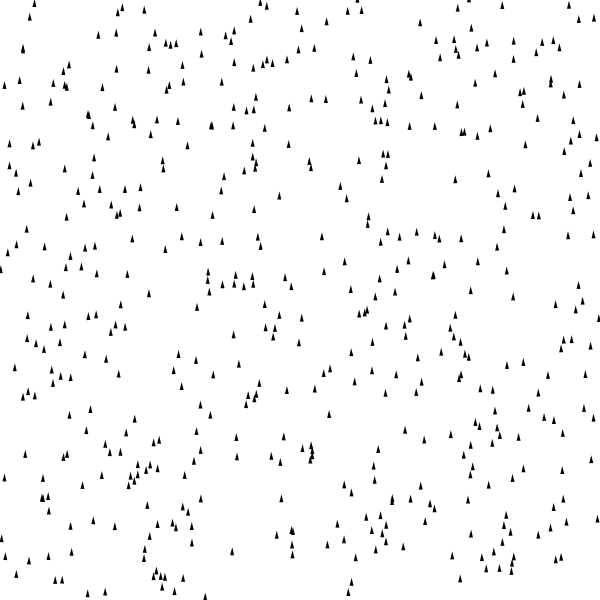
Frame 1 (no input)
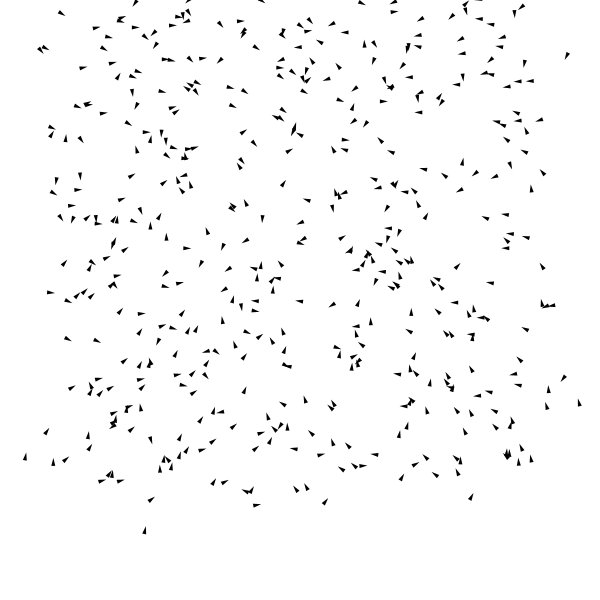
Frame 60 (the mouse pressed at the canvas centre just before this capture)
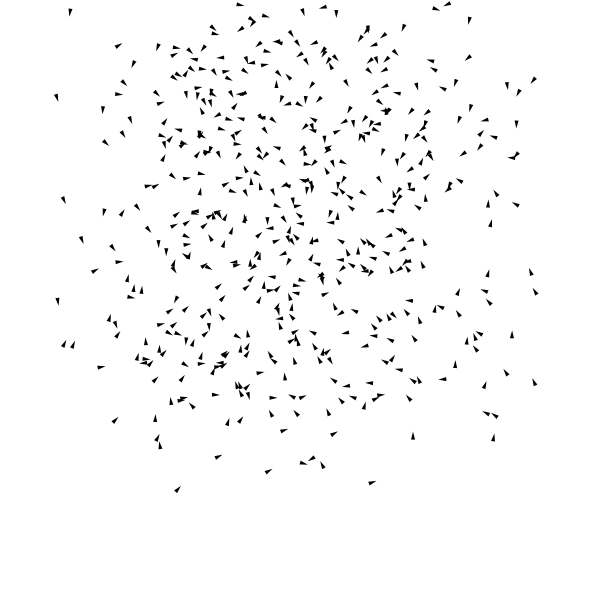
Frame 120 (the mouse held since frame 60 and released just before this capture)

The Processing sketch that drew these frames (run headless with seeded random() and noise(); from frame 60 on, the mouse is pressed at the canvas centre):

// Processing sketch: sketch_140_2
// ── sketch_140_2.pde
PVector attractor;
Vehicle[] vehicles;
int numOfVehicle = 500;

void setup() {
  size(600, 600);
  rectMode(CENTER);
  pixelDensity(2);
  noStroke();

  background(255);
  vehicles = new Vehicle[numOfVehicle];
  for (int i = 0; i< numOfVehicle; i+=1) {
    vehicles[i] = new Vehicle(random(width), random(height));
  }
  
}

void draw() {
  background(255);
  attractor = new PVector(width/2, height/2);
  //fill(255, 0, 0);
  //ellipse(attractor.x, attractor.y, 5, 5);


  for (int i = 0; i< numOfVehicle; i++) {
    if(i==0){
    vehicles[i].seek(attractor);
    } else {
     vehicles[i].seek(vehicles[i-1].location); 
    }
    vehicles[i].update();
    vehicles[i].display();
  }
    
  
}
// ── Vehicle.pde
class Vehicle {
  PVector location;
  PVector velocity;
  PVector acceleration;
  float r; 
  float maxSpeed;
  float maxForce;
  float targetBuffer;
  
  Vehicle(float x, float y) {
    acceleration = new PVector(0, 0);
    velocity = new PVector(0, -2);
    location = new PVector(x, y);
    targetBuffer = width/4;
    
    r = 2;
    maxSpeed = 2;
    maxForce = 0.05;
    
  }

  void update() {
   velocity.add(acceleration);
   velocity.limit(maxSpeed);
   location.add(velocity);
   acceleration.mult(0);
  }

  void applyForce(PVector force) {
    acceleration.add(force);
  }

  void seek(PVector target) {
    PVector desired = PVector.sub(target, location);
    float d = dist(target.x, target.y, location.x, location.y);
    float spd = map(d, 0, targetBuffer, 0, maxSpeed);
    
    desired.setMag(spd);
    PVector steer = PVector.sub(desired, velocity);
    steer.limit(maxForce);
    
    applyForce(steer);
  }

  void display() {
    fill(0);
    float theta = velocity.heading2D() + PI/2;
    
    pushMatrix();
    translate(location.x, location.y);
    rotate(theta);

    beginShape();
    vertex(0, -r*2);
    vertex(-r, r*2);
    vertex(r, r*2);
    endShape(CLOSE);
    
    popMatrix();
  }
}
